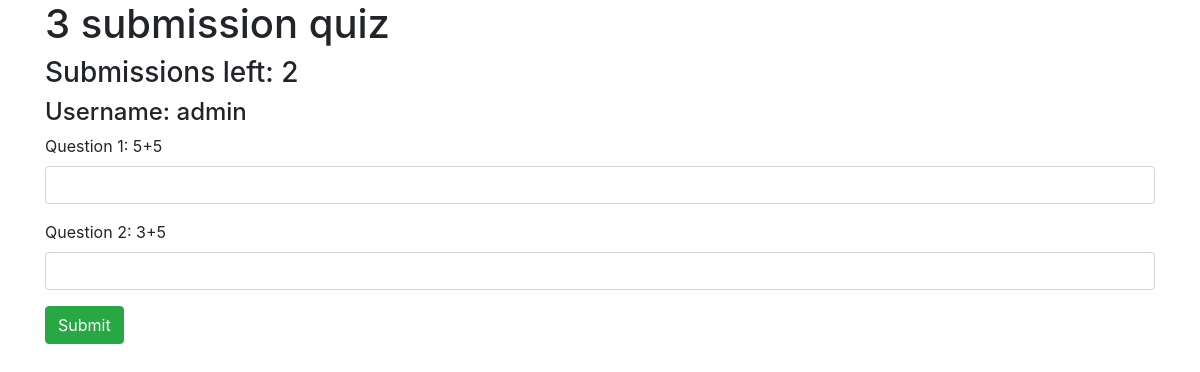
The page /quiz/5/ (signed in) on the database as committed earlier.
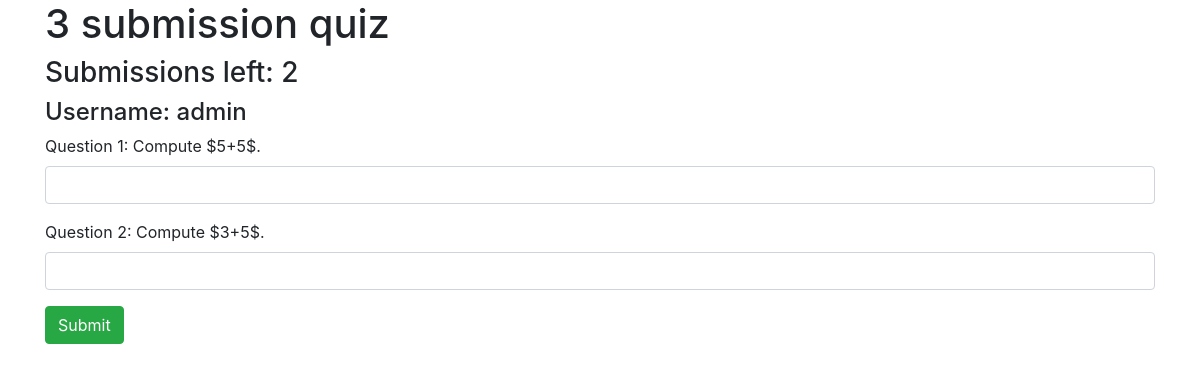
The same page on the database as committed later.
### quiz/models.py (models this page shows, shortened)
class Quiz(models.Model):
    name = models.CharField(max_length=1000)
    max_subs = models.IntegerField(default = 99999)
    @property
    def quiz_length(self):
        return Question.objects.filter(quiz = self).count()

class Question(models.Model):
    quiz = models.ForeignKey(Quiz, on_delete = models.CASCADE, default = 0)
    question_statement = models.CharField(max_length=200)
    answer = models.IntegerField(default=0) # Maybe change to string?
    solution = models.CharField(max_length=1000, default = "solution !")

### quiz/views.py (the view, shortened to what this page needs)
# urls.py: path('<int:quiz_id>/', views.quiz_details, name = 'quiz_details'),
def quiz_details(request, quiz_id):
    quiz = get_object_or_404(Quiz, pk = quiz_id)
    past_subs = Submission.objects.filter(user = request.user, question__quiz__id = quiz_id)
    subs_left = quiz.max_subs - past_subs.count() // quiz.quiz_length
    print(quiz.quiz_length)
    print("BAH", subs_left)
    if request.method == "POST":
        validSubmission = True
        for q in quiz.question_set.all():
            if request.POST['answer' + str(q.id)] == "":
                validSubmission = False
        if validSubmission:
            for q in quiz.question_set.all():
                print("LSDKFJSLKJDF" + str(q.id))
                username = request.POST['userSubmitting']
                print("username is: " + username)
                user = User.objects.filter(username = username)[0]
                newSub = Submission(
                    user = user,
                    sub_time = timezone.now(),
                    question = q,
                    sub_answer = request.POST["answer" + str(q.id)],
                )
                newSub.save()
            return HttpResponseRedirect(reverse('quiz:results', args=(quiz_id,)))
    else:
        context = {
            'curr_quiz': quiz,
            'subs_left': subs_left,
            'user': request.user,
            'validSubmission': False,
        }
        return render(request, 'quiz/questions.html', context)

### quiz/templates/quiz/questions.html (shortened to what this page needs)
<!DOCTYPE html>
<html>
  <head>
        <link rel="stylesheet" href="https://maxcdn.bootstrapcdn.com/bootstrap/4.4.1/css/bootstrap.min.css" />
  </head>
  <body>
    <div class = "container">
      <h1>{{curr_quiz.name}}</h1>
      <h3>Submissions left: {{ subs_left }}</h3>
      <h4>Username: {{user.username}}</h4>
      {% if subs_left > 0 %}
        <form method = "POST">
          {% for question in curr_quiz.question_set.all %}
            <div class = "form-group">
              <label for = "question">
                Question {{ forloop.counter }}: <span class="math display">{{question.question_statement}}</span>
              </label>
              <input type = "text" name = "answer{{question.id}}" class = "form-control">
            </div>
          {% endfor %}
          <button type = "submit" class = "btn btn-success">Submit</button>
        </form>
      {% else %}
        You are not allowed to submit to this quiz.
      {% endif %}
    </div>
  </body>
</html>

Rows that differ between the two databases and show on the page:
changed Question: question_statement "5+5" → "Compute $5+5$."
changed Question: question_statement "3+5" → "Compute $3+5$."
